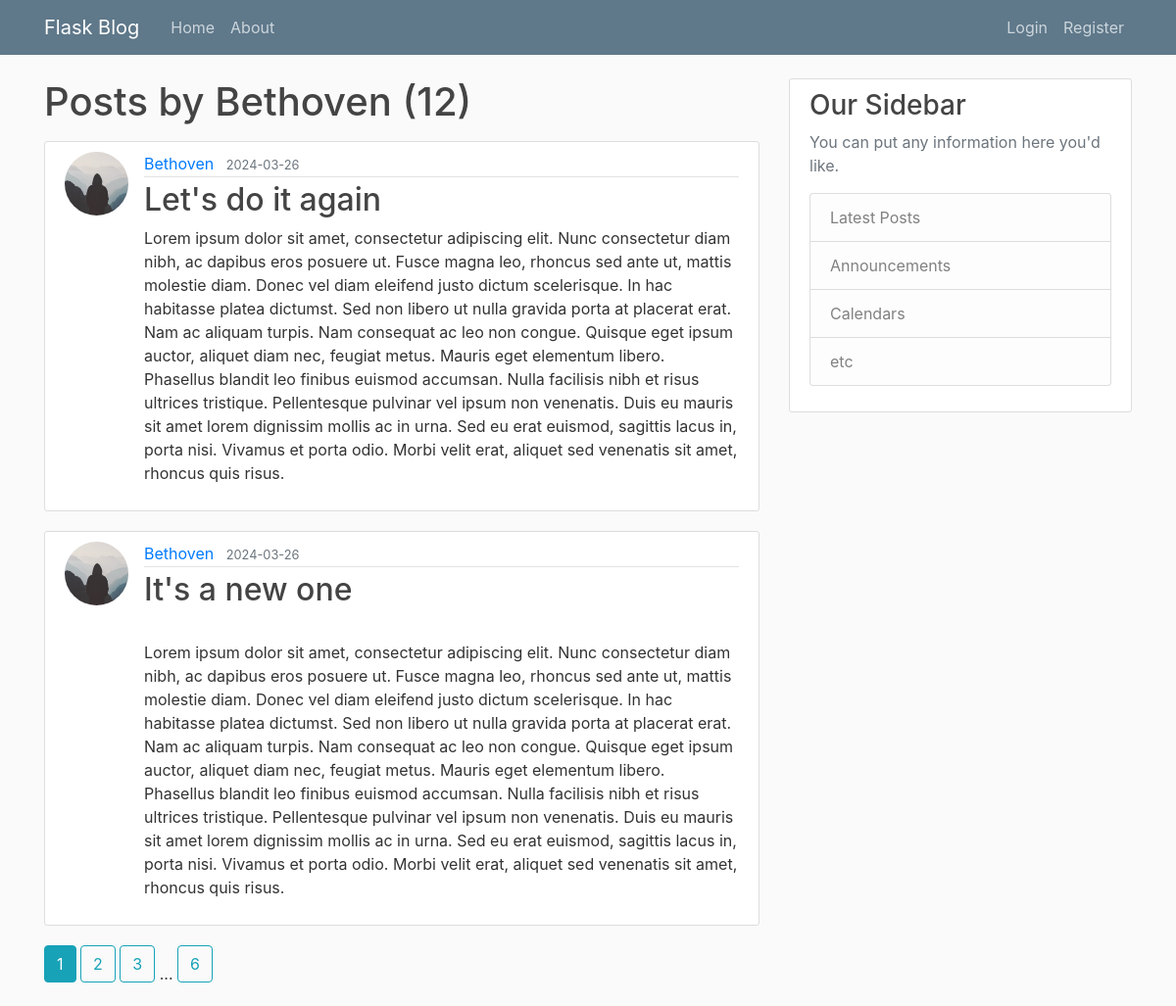
Screenshot of /user/Bethoven with the database file from the repository.
### flaskblog/models.py (models this page shows, shortened)
class User(db.Model, UserMixin):
    id = db.Column(db.Integer, primary_key=True)
    username = db.Column(db.String(20), unique=True, nullable=False)
    email = db.Column(db.String(120), unique=True, nullable=False)
    image_file = db.Column(db.String(20), nullable=False, default='default.jpg')
    password = db.Column(db.String(60), nullable=False)
    posts = db.relationship('Post', backref='author', lazy=True)

class Post(db.Model):
    id = db.Column(db.Integer, primary_key=True)
    title = db.Column(db.String(100), nullable=False)
    date_posted = db.Column(db.DateTime, nullable=False, default=datetime.utcnow)
    content = db.Column(db.Text, nullable=False)
    user_id = db.Column(db.Integer, db.ForeignKey('user.id'), nullable=False)

### flaskblog/routes.py (the view)
@app.route("/user/<string:username>")
def user_posts(username):
    page = request.args.get('page', 1, type=int)
    user = User.query.filter_by(username=username).first_or_404()
    posts = Post.query.filter_by(author=user)\
            .order_by(Post.date_posted.desc())\
            .paginate(per_page=2, page=page)
    return render_template('user_posts.html', posts=posts, user=user)

### flaskblog/templates/user_posts.html
{% extends "layout.html" %}
{% block content %}
    <h1 class="mb-3">Posts by {{ user.username }} ({{ posts.total }})</h1>
    {% for post in posts.items %}
        <article class="media content-section">
          <img class="rounded-circle article-img" src="{{ url_for('static', filename='profile_pics/' + post.author.image_file) }}">
          <div class="media-body">
            <div class="article-metadata">
              <a class="mr-2" href="{{ url_for('user_posts', username=post.author.username) }}">{{ post.author.username }}</a>
              <small class="text-muted">{{ post.date_posted.strftime('%Y-%m-%d') }}</small>
            </div>
            <h2><a class="article-title" href="{{ url_for('post', post_id=post.id) }}">{{ post.title }}</a></h2>
            <p class="article-content">{{ post.content }}</p>
          </div>
        </article>
    {% endfor %}
    {% for page_num in posts.iter_pages(left_edge=1, right_edge=1, left_current=1, right_current=2) %}
      {% if page_num %}
        {% if posts.page == page_num %}
          <a class="btn btn-info mb-4" href="{{ url_for('user_posts', username=user.username, page=page_num) }}">{{ page_num }}</a>
        {% else %}
          <a class="btn btn-outline-info mb-4" href="{{ url_for('user_posts', username=user.username, page=page_num) }}">{{ page_num }}</a>
        {% endif %}
      {% else %}
        ...
      {% endif %}
    {% endfor %}
{% endblock content %}

### flaskblog/static/main.css (style rules this page uses)
body { background: #fafafa; color: #333333; margin-top: 5rem; }
h1, h2, h3, h4, h5, h6 { color: #444444; }
.content-section { background: #ffffff; padding: 10px 20px; border: 1px solid #dddddd; border-radius: 3px; margin-bottom: 20px; }
.article-title { color: #444444; }
.article-content { white-space: pre-line; }
.article-img { height: 65px; width: 65px; margin-right: 16px; }
.article-metadata { padding-bottom: 1px; margin-bottom: 4px; border-bottom: 1px solid #e3e3e3 }

### rows the page displays
User: username "Bethoven"
Post: image_file (placeholder picture), author.username "Bethoven", date_posted "2024-03-26", title "Let's do it again", content "Lorem ipsum dolor sit amet, consectetur adipiscing elit. Nunc consectetur diam nibh, ac dapibus eros posuere ut. Fusce magna leo, rhoncus sed ante ut, mattis molestie diam. Donec vel diam eleifend justo dictum scelerisque. In hac habitasse platea dictumst. Sed non libero ut nulla gravida porta at placerat erat. Nam ac aliquam turpis. Nam consequat ac leo non congue. Quisque eget ipsum auctor, aliquet diam nec, feugiat metus. Mauris eget elementum libero. Phasellus blandit leo finibus euismod accumsan. Nulla facilisis nibh et risus ultrices tristique. Pellentesque pulvinar vel ipsum non venenatis. Duis eu mauris sit amet lorem dignissim mollis ac in urna. Sed eu erat euismod, sagittis lacus…"
Post: image_file (placeholder picture), author.username "Bethoven", date_posted "2024-03-26", title "It's a new one", content "Lorem ipsum dolor sit amet, consectetur adipiscing elit. Nunc consectetur diam nibh, ac dapibus eros posuere ut. Fusce magna leo, rhoncus sed ante ut, mattis molestie diam. Donec vel diam eleifend justo dictum scelerisque. In hac habitasse platea dictumst. Sed non libero ut nulla gravida porta at placerat erat. Nam ac aliquam turpis. Nam consequat ac leo non congue. Quisque eget ipsum auctor, aliquet diam nec, feugiat metus. Mauris eget elementum libero. Phasellus blandit leo finibus euismod accumsan. Nulla facilisis nibh et risus ultrices tristique. Pellentesque pulvinar vel ipsum non venenatis. Duis eu mauris sit amet lorem dignissim mollis ac in urna. Sed eu erat euismod, sagittis lacus…"

### other values shown
{{ posts.total }} "12"
{{ page_num }} "1"
{{ page_num }} "2" "3" "6"
